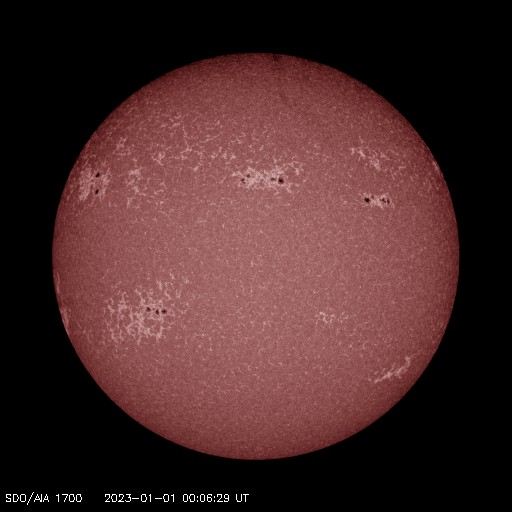
#> input picture images/9_1700.jpg, 512 x 512 px, found by its file name
$ python Image_point_function.py
#> lines starting #> are read from the running program, lines starting #| are printed output that depends on the picture; after the words box and inside, x2 and y2 are one past the last pixel; in counts of white or black regions, pixels touching at a corner belong together
# https://www.geeksforgeeks.org/python-pil-image-point-method/
# Image.point() Maps this image through a lookup table or function.
'''
I am going to use this function to create a mask image. This image will be a circle
 made from the circular image of the sun, 9_1700.jpg.

The output file is mask.png. This is a greyscale image (mode is L).
The circle is filled white whilst the remainder is black.

'''
from PIL import Image
mask_file = '9_1700.jpg' # no solar flares, so just a circle.

# functions which will be used for mapping
def threshold_9(p): # returns 255 for any values greater than 9. 0 otherwise.
    if p>9:
        return 255
    else:
        return 0

def multiply_pixels(p): # Not currently used, but this brightens whole image.
    return p*10

with Image.open(mask_file) as im_mask:
#> im_mask is the input picture: PIL image 512x512 RGB; mean R, G, B 70.2, 40.4, 40.3
    im_mask = im_mask.convert("L")  # Greyscale
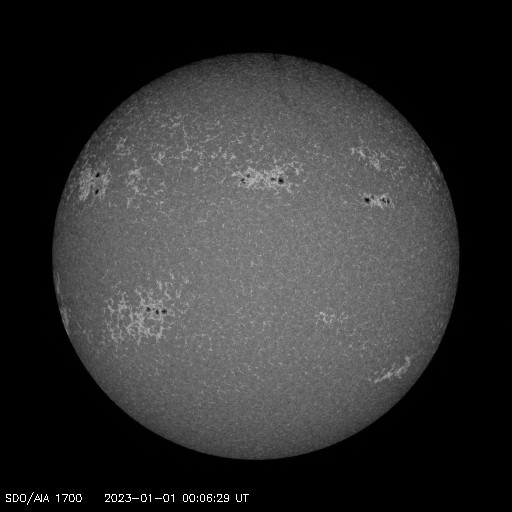
#> im_mask: PIL image 512x512 L; min 0, max 255, mean 49.3
    im_mask = im_mask.point(threshold_9) # Set to white (255) any pixel values greater than 9.
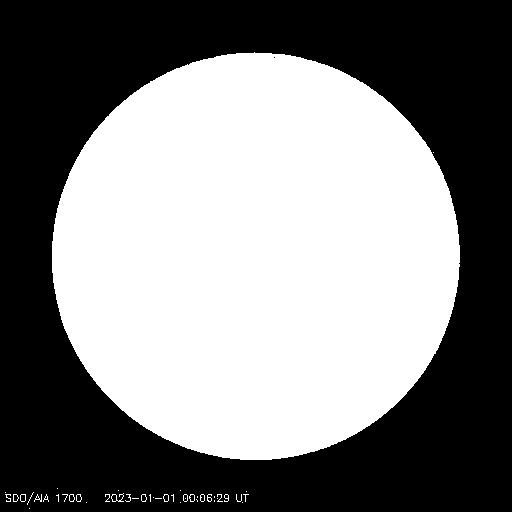
#> im_mask: PIL image 512x512 L; 50% white; 2 black regions (1 under 20 px), largest, box (x1, y1, x2, y2) and area: (0, 0, 512, 512) 131017

    #im_mask.save("mask.png")
    #im_mask.show()
    #print(im_mask.mode)

$ run again, with images/1_0094.jpg copied over images/9_1700.jpg
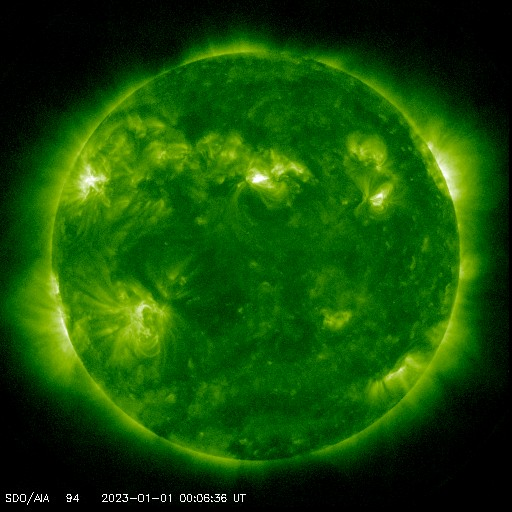
#> input picture images/1_0094.jpg, 512 x 512 px, found by its file name
#> im_mask is the input picture: PIL image 512x512 RGB; mean R, G, B 21.4, 76.8, 3.8
#> `im_mask = im_mask.convert("L")`:
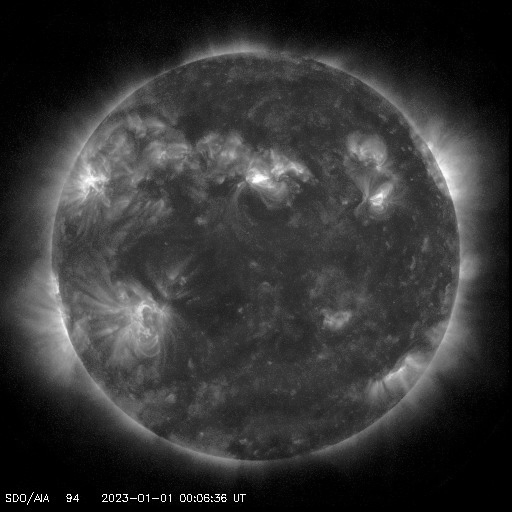
#> im_mask: PIL image 512x512 L; min 0, max 255, mean 51.9
#> `im_mask = im_mask.point(threshold_9)`:
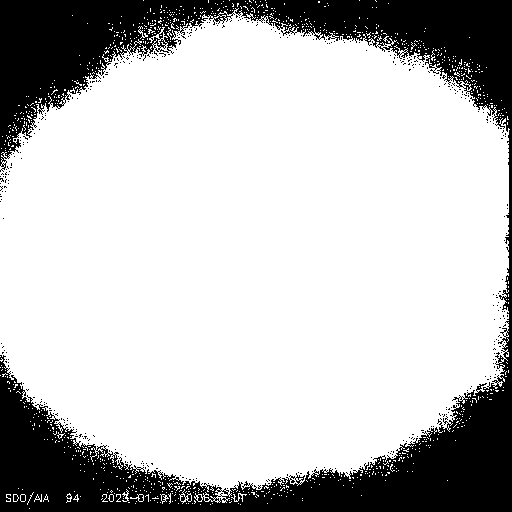
#> im_mask: PIL image 512x512 L; 76% white; 386 black regions (385 under 20 px), largest, box (x1, y1, x2, y2) and area: (0, 0, 512, 512) 62391

$ run again, with images/3_0171.jpg copied over images/9_1700.jpg
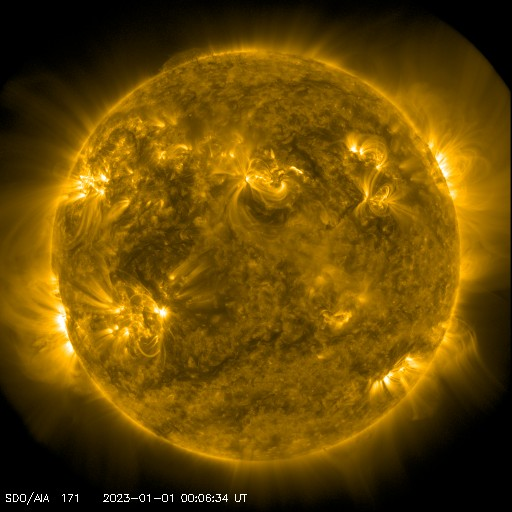
#> input picture images/3_0171.jpg, 512 x 512 px, found by its file name
#> im_mask is the input picture: PIL image 512x512 RGB; mean R, G, B 104.2, 72.9, 3.1
#> `im_mask = im_mask.convert("L")`:
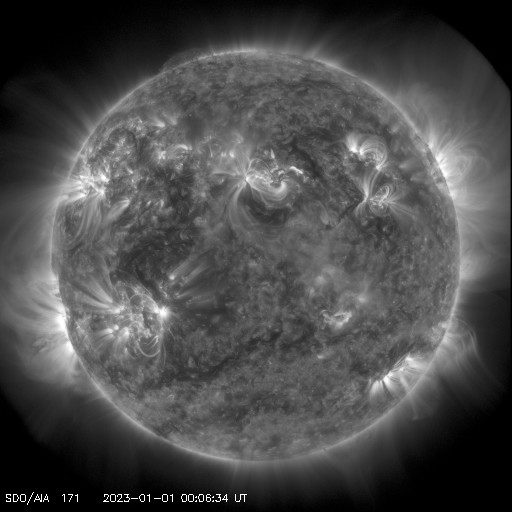
#> im_mask: PIL image 512x512 L; min 0, max 255, mean 74.3
#> `im_mask = im_mask.point(threshold_9)`:
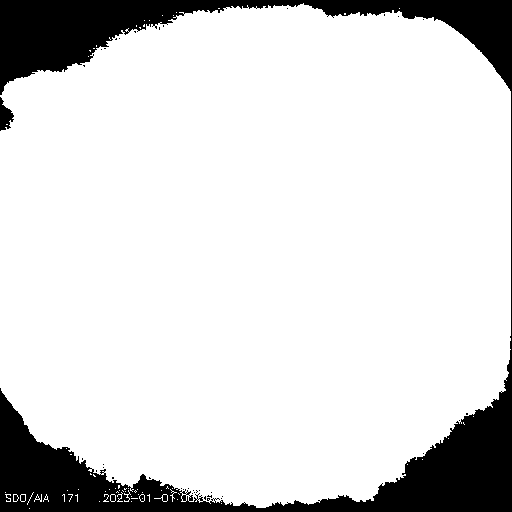
#> im_mask: PIL image 512x512 L; 85.5% white; 37 black regions (35 under 20 px), largest, box (x1, y1, x2, y2) and area: (0, 0, 512, 512) 37775, (0, 97, 14, 131) 274
